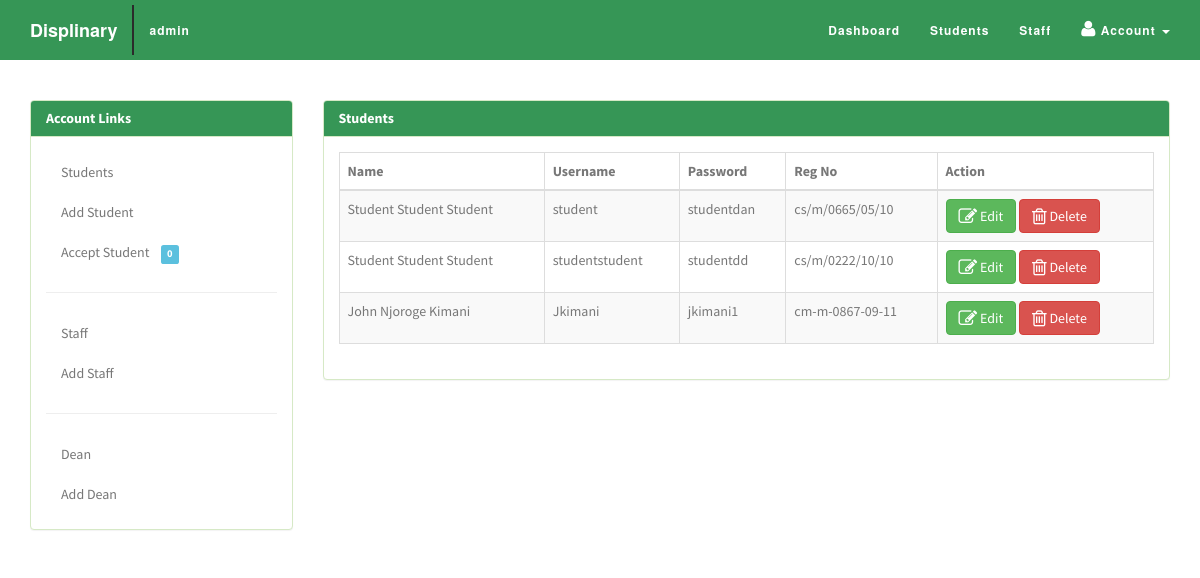
The page /admin/studentslist.php (signed in) on the database its author committed.
### tables this page shows
CREATE TABLE IF NOT EXISTS `student` (
  `id` int(255) NOT NULL AUTO_INCREMENT,
  `username` varchar(150) NOT NULL,
  `password` varchar(150) NOT NULL,
  `regno` varchar(150) NOT NULL,
  `fname` varchar(150) NOT NULL,
  `mname` varchar(150) NOT NULL,
  `lname` varchar(150) NOT NULL,
  `birth` varchar(150) NOT NULL,
  `gender` varchar(150) NOT NULL,
  `status` varchar(150) NOT NULL,
  `accepted` varchar(150) NOT NULL,
  PRIMARY KEY (`id`),
  UNIQUE KEY `regno` (`regno`)
);

### admin/studentslist.php (the view, shortened to what this page needs)
<!DOCTYPE html>
<html lang="en-US" class="no-js">
	<head>
		<link rel="stylesheet" href="../css/bootstrap.css">
		<link rel="stylesheet" href="../css/bootstrap.min.css">
		<link rel="stylesheet" href="../css/font-awesome.css">
		<link rel="stylesheet" href="../css/font-awesome.min.css">
		<link rel="stylesheet" href="../css/animate.min.css">
		<link rel="stylesheet" href="../css/admin.css">
     </head>
<body>
     <div class="navbar navbar-default navbar-fixed-top">
        <div class="container">
            <div class="navbar-header">
                <a class="navbar-brand"> Displinary</a>
            </div>
            <div class="collapse navbar-collapse novelist-nav">
			   <ul class="nav navbar-nav navbar-left">
                    <li>
                        <a class="user"><?php
			   $username =$_SESSION['username'];
			   $result = mysql_query("SELECT * FROM admin WHERE username='$username'");
			   while($row = mysql_fetch_array($result))
						{
						echo $row['username'];
						} ?></a>
                    </li>
				</ul>
                <ul class="nav navbar-nav navbar-right">
                    <li>
                        <a href="../admin/">Dashboard</a>
                    </li>
                    <li>
                        <a href="studentslist.php">Students</a>
                    </li>
                    <li>
                        <a href="stafflist.php">Staff</a>
                    </li>
					<li class="dropdown user-dropdown">
              <a href="#" class="dropdown-toggle" data-toggle="dropdown"><i class="fa fa-user"></i>&nbsp;Account<b>
			  </b> <b class="caret"></b></a>
            </li>
                </ul>
            </div>
        </div>
    </div>
	 <section class="admin" id="admin">
     <div class="container">
		  <div class="row">
			 <div id="sidebar" class="col-md-3">
				<div class="panel panel-success">
					<div class="panel-heading">
						<h5 class="panel-title">Account Links</h5>
					</div>
					<div id="sidenav" class="panel-body">
					   <ul class="list-unstyled nav sidenav">
					     <li><a href="studentslist.php">Students</a></li>
						 <li><a href="addstudent.php">Add Student</a></li>
						 <li><a href="acceptstudent.php">Accept Student&nbsp;&nbsp;&nbsp;
						 <span class="label label-info">
						 <?php
			   $result = mysql_query("SELECT * FROM student WHERE accepted=0");
               $num_rows = mysql_num_rows($result);
               echo $num_rows; ?>
			   </span>
			             </a></li>
						 <hr>
						 <li><a href="stafflist.php">Staff</a></li>
						 <li><a href="addstaff.php">Add Staff</a></li>
						 <hr>
						 <li><a href="deanlist.php">Dean</a></li>
						 <li><a href="adddean.php">Add Dean</a></li>
					  </ul>
					</div>
				</div>
			</div>
			<div class="col-md-9">
	         <div id="welcome" class="panel panel-success">
			   <div class="panel-heading">
				  <h3 class="panel-title">Students</h3>
			   </div>
			   <div class="panel-body">
			     <div class="table-responsive">
			     <table class="table table-bordered table-hover table-striped tablesorter">
								  <thead>
									<tr>
									  <th>Name</th>
									  <th>Username</th>
									  <th>Password</th>
									  <th>Reg No</th>
									  <th>Action</th>
									</tr>
								  </thead>
								  <tbody>
									<?php
			$result = mysql_query("SELECT * FROM student");
					while($row = mysql_fetch_array($result))
						{
						  echo '<tr>';
						  echo '<td>'.$row['fname'].'&nbsp;'.$row['mname'].'&nbsp;'.$row['lname'].'</td>';
						  echo '<td>'.$row['username'].'</td>';
						  echo '<td>'.$row['password'].'</td>';
						  echo '<td>'.$row['regno'].'</td>';
						  echo '<td>
						  <a class="btn btn-success" href="editstudent.php?id=' . $row['id'] . '"><i class="icon-edit icon-large"></i>&nbsp;Edit</a>
						  <a class="btn btn-danger" id="'.$row['id'].'" ><i class="icon-trash icon-large"></i>&nbsp;Delete</a></td>';
						  echo '</tr>';
						}
			?>
								  </tbody>
								</table>
				 </div>
			   </div>
			   </div>
			  </div>
			 </div>
			</div>
		  	</section>
</body>
</html>

### css/admin.css (style rules this page uses)
html, body { height: 100%; width: 100%; font-family: 'Source Sans Pro', Helvetica, Arial, sans-serif; color: #FFFFFF; }
a:link,a:visited { outline: 0; }
h1, h2, h3, h4, h5, h6 { color: #777; font-weight: 300; }
.navbar { font-family: Montserrat,"Helvetica Neue",Helvetica,Arial,sans-serif; font-weight: 700; background: #369656; padding: 5px 0; float:none; text-align: center; vertical-align: middle; -webkit-transition: padding .3s; -moz-transition: padding .3s; transition: padding .3s; }
.navbar .nav li a { color: #FFFFFF; font-size: 12px; }
.navbar .nav li a i { color: #FFFFFF; font-size: 18px; }
.navbar .nav li .user { color: #FFFFFF; font-size: 12px; border-left: 2px solid #2b2b2b; }
.navbar .navbar-nav { letter-spacing: 1px; }
.navbar-default, .navbar-inverse { border: 0; }
.navbar-fixed-top .navbar-brand { font-weight: 700; color: #fff; -webkit-transition: all .3s; -moz-transition: all .3s; transition: all .3s; }
.admin { background: #fff; padding-top: 100px; overflow:hidden; color: #777; }
.admin .panel .panel-heading { background: #369656; color: #fff; }
.admin .panel .panel-heading .panel-title { font-size: 14px; font-weight: 700; }
.admin .panel .panel-body { color: #777; font-weight: 400; }
.admin .panel .panel-body ul li a { text-decoration: none; color: #777; font-weight: 400; }
.admin .table-responsive { color: #777; }
.admin .col-md-9 { color: #777; font-weight: 400; }

### rows shown on the page
student: fname "Student", mname "Student", lname "Student", username "student", password "studentdan", regno "cs/m/0665/05/10"
student: fname "Student", mname "Student", lname "Student", username "studentstudent", password "studentdd", regno "cs/m/0222/10/10"
student: fname "John", mname "Njoroge", lname "Kimani", username "Jkimani", password "jkimani1", regno "cm-m-0867-09-11"

### other values the page prints
$row['username'] "admin"
$num_rows "0"
